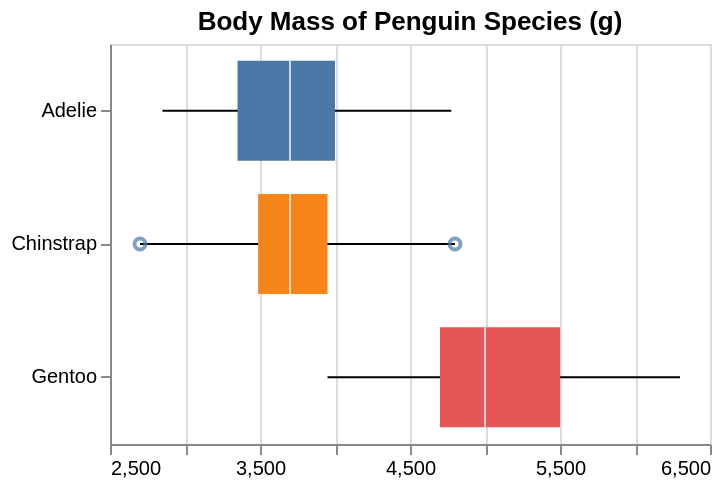

Write a Vega-Lite specification for this figure.
### Vega-Lite specification from a JSON file in a GitHub repository (floating-point values rounded to 4 significant figures)
{"$schema": "https://vega.github.io/schema/vega-lite/v5.json", "title": "Body Mass of Penguin Species (g)", "data": {"values": [{"Species": "Adelie", "lower": 2850, "q1": 3350, "median": 3700, "q3": 4000, "upper": 4775, "outliers": []}, {"Species": "Chinstrap", "lower": 2700, "q1": 3488.0, "median": 3700, "q3": 3950, "upper": 4800, "outliers": [2700, 4800]}, {"Species": "Gentoo", "lower": 3950, "q1": 4700, "median": 5000, "q3": 5500, "upper": 6300, "outliers": []}]}, "height": 200, "encoding": {"y": {"field": "Species", "type": "nominal", "title": null, "scale": {"paddingInner": 0.25}}}, "layer": [{"mark": {"type": "rule"}, "encoding": {"x": {"field": "lower", "type": "quantitative", "scale": {"zero": false}, "title": null}, "x2": {"field": "upper"}}}, {"mark": {"type": "bar"}, "encoding": {"x": {"field": "q1", "type": "quantitative"}, "x2": {"field": "q3"}, "color": {"field": "Species", "type": "nominal", "legend": null}}}, {"mark": {"type": "tick", "color": "white"}, "encoding": {"x": {"field": "median", "type": "quantitative"}}}, {"transform": [{"flatten": ["outliers"]}], "mark": {"type": "point", "style": "boxplot-outliers"}, "encoding": {"x": {"field": "outliers", "type": "quantitative"}}}]}
